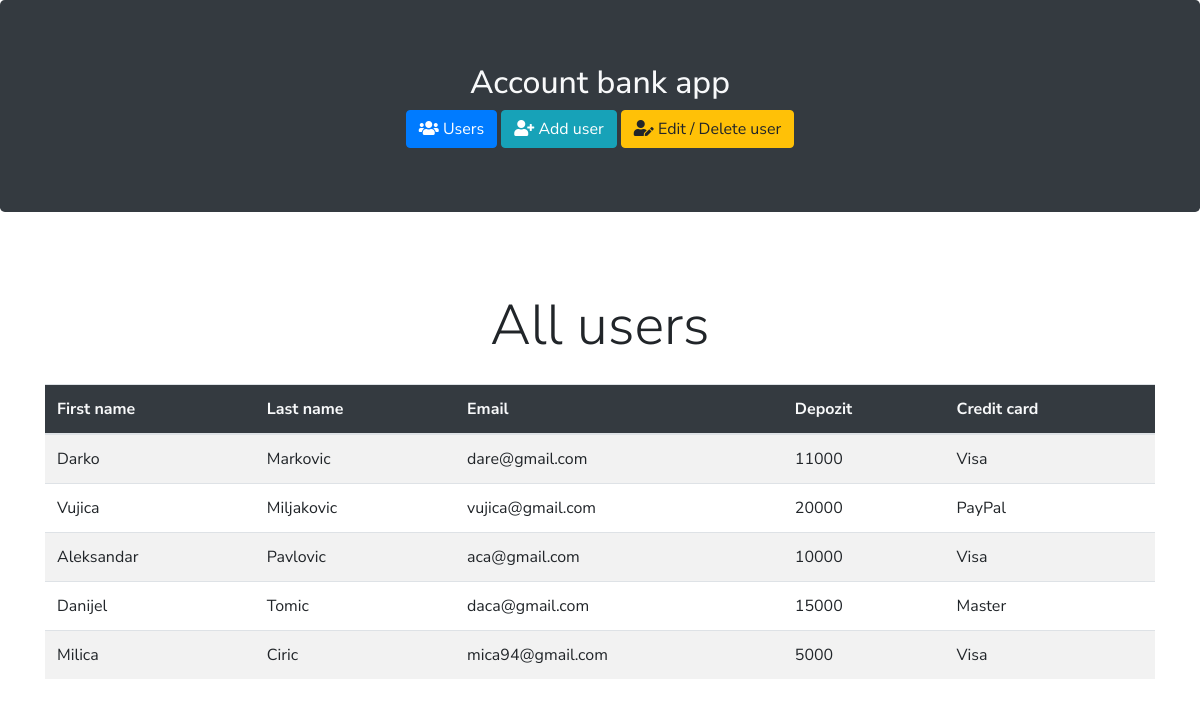
The page / on the database its author committed.
### tables this page shows
CREATE TABLE `users` (
  `id` int(11) NOT NULL,
  `first_name` varchar(255) NOT NULL,
  `last_name` varchar(255) NOT NULL,
  `password` varchar(255) NOT NULL,
  `email` varchar(255) NOT NULL,
  `depozit` varchar(255) NOT NULL,
  `credit_card` varchar(255) NOT NULL,
  `created_at` timestamp NOT NULL DEFAULT current_timestamp(),
  `updated_at` timestamp NULL DEFAULT NULL
);

### functions.php (called while the page is built, shortened)
<?php
function getAllUsers() {
	global $db;
	$sql = "SELECT * FROM users";
	$query  = mysqli_query($db,$sql);
	$result = mysqli_fetch_all($query,MYSQLI_ASSOC);
	return $result;
}

### index.php (the view)
<?php include('parts/init.php');
$result = getAllUsers();
?>
<?php include('parts/header1.php'); ?>
<?php include('parts/header.php'); ?>
<div class="container">
	<div class="row">
		<div class="col-md-12 mt-5">
		<h1 class="display-4 text-center mb-4">All users</h1>
			<table class="table table-striped">
				<thead class="bg-dark text-light">
					<tr>
						<th>First name</th>
						<th>Last name</th>
						<th>Email</th>
						<th>Depozit</th>
						<th>Credit card</th>
					</tr>
				</thead>
				<tbody>
					<?php foreach($result as $users) : ?>
                    <tr>
                    	<td><?php echo $users["first_name"]; ?></td>
                    	<td><?php echo $users["last_name"]; ?></td>
                    	<td><?php echo $users["email"]; ?></td>
                    	<td><?php echo $users["depozit"]; ?></td>
                    	<td><?php echo $users["credit_card"]; ?></td>
                    </tr>
					<?php endforeach; ?>
				</tbody>
			</table>
		</div>
	</div>
</div>
<?php include('parts/footer.php'); ?>

### parts/header1.php (shortened to what this page needs)
<!DOCTYPE html>
<html lang="en">
<head>
	<link rel="stylesheet" href="https://cdn.jsdelivr.net/npm/bootstrap@4.5.3/dist/css/bootstrap.min.css">
	<link rel="stylesheet" href="https://cdnjs.cloudflare.com/ajax/libs/font-awesome/5.15.3/css/all.min.css" />
	<link rel="stylesheet" href="../css/main.css">
</head>
<body>

### parts/header.php
<header>
	<div class="jumbotron bg-dark text-light">
		<div class="row">
			<div class="col-md-6 offset-3 text-center">
				<h2>Account bank app</h2>
				<a href="index.php"><button class="btn btn-primary"><i class="fas fa-users"></i> Users</button></a>
				<a href="view_form_add_user.php"><button class="btn btn-info"><i class="fas fa-user-plus"></i> Add user</button></a>
				<a href="view_delete_edit.php"><button class="btn btn-warning"><i class="fas fa-user-edit"></i> Edit / Delete user</button></a>
			</div>
		</div>
	</div>
</header>

### css/main.css (style rules this page uses)
* { margin: 0; padding: 0; box-sizing: border-box; font-family: 'Nunito Sans', sans-serif; }

### rows shown on the page
users: first_name "Darko", last_name "Markovic", email "dare@gmail.com", depozit "11000", credit_card "Visa"
users: first_name "Vujica", last_name "Miljakovic", email "vujica@gmail.com", depozit "20000", credit_card "PayPal"
users: first_name "Aleksandar", last_name "Pavlovic", email "aca@gmail.com", depozit "10000", credit_card "Visa"
users: first_name "Danijel", last_name "Tomic", email "daca@gmail.com", depozit "15000", credit_card "Master"
users: first_name "Milica", last_name "Ciric", email "mica94@gmail.com", depozit "5000", credit_card "Visa"
